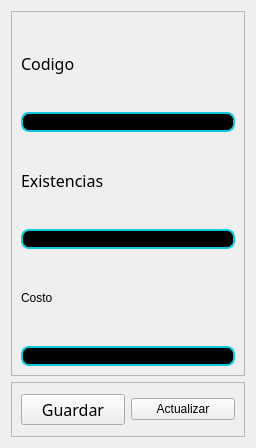
                      <widget class="QWidget" name="page_2">
                       <property name="geometry">
                        <rect>
                         <x>0</x>
                         <y>0</y>
                         <width>256</width>
                         <height>448</height>
                        </rect>
                       </property>
                       <attribute name="icon">
                        <iconset>
                         <normaloff>../../../../Downloads/align-justify.svg</normaloff>../../../../Downloads/align-justify.svg</iconset>
                       </attribute>
                       <attribute name="label">
                        <string>Reabastecimiento</string>
                       </attribute>
                       <layout class="QVBoxLayout" name="verticalLayout_24">
                        <item>
                         <widget class="QFrame" name="frame_16">
                          <property name="minimumSize">
                           <size>
                            <width>0</width>
                            <height>365</height>
                           </size>
                          </property>
                          <property name="styleSheet">
                           <string notr="true">QLineEdit{
border: 2px solid #14c8dc;
border-radius: 8px;
color: rgb(255, 255, 255);
background-color:rgb(0,0,0);
font: 75 12pt&quot;Times New Roman&quot;;
}</string>
                          </property>
                          <property name="frameShape">
                           <enum>QFrame::StyledPanel</enum>
                          </property>
                          <property name="frameShadow">
                           <enum>QFrame::Raised</enum>
                          </property>
                          <layout class="QVBoxLayout" name="verticalLayout_26">
                           <item>
                            <widget class="QLabel" name="label_12">
                             <property name="font">
                              <font>
                               <family>Arial Black</family>
                               <pointsize>12</pointsize>
                               <weight>3</weight>
                               <italic>false</italic>
                               <bold>false</bold>
                              </font>
                             </property>
                             <property name="text">
                              <string>Codigo</string>
                             </property>
                            </widget>
                           </item>
                           <item>
                            <widget class="QLineEdit" name="text_codigo_compra"/>
                           </item>
                           <item>
                            <widget class="QLabel" name="label_35">
                             <property name="font">
                              <font>
                               <family>Arial Black</family>
                               <pointsize>12</pointsize>
                               <weight>3</weight>
                               <italic>false</italic>
                               <bold>false</bold>
                              </font>
                             </property>
                             <property name="text">
                              <string>Existencias</string>
                             </property>
                            </widget>
                           </item>
                           <item>
                            <widget class="QLineEdit" name="text_existencias_nuevas"/>
                           </item>
                           <item>
                            <widget class="QLabel" name="label_13">
                             <property name="text">
                              <string>Costo</string>
                             </property>
                            </widget>
                           </item>
                           <item>
                            <widget class="QLineEdit" name="lnx_costo_producto"/>
                           </item>
                          </layout>
                         </widget>
                        </item>
                        <item>
                         <widget class="QFrame" name="frame_26">
                          <property name="minimumSize">
                           <size>
                            <width>0</width>
                            <height>0</height>
                           </size>
                          </property>
                          <property name="frameShape">
                           <enum>QFrame::StyledPanel</enum>
                          </property>
                          <property name="frameShadow">
                           <enum>QFrame::Raised</enum>
                          </property>
                          <layout class="QHBoxLayout" name="horizontalLayout_11">
                           <item>
                            <widget class="QPushButton" name="btn_guardar_compra">
                             <property name="font">
                              <font>
                               <family>Arial Black</family>
                               <pointsize>12</pointsize>
                               <weight>10</weight>
                               <italic>false</italic>
                               <bold>false</bold>
                              </font>
                             </property>
                             <property name="cursor">
                              <cursorShape>PointingHandCursor</cursorShape>
                             </property>
                             <property name="text">
                              <string>Guardar</string>
                             </property>
                            </widget>
                           </item>
                           <item>
                            <widget class="QPushButton" name="btn_actualizar_compras">
                             <property name="text">
                              <string>Actualizar</string>
                             </property>
                            </widget>
                           </item>
                          </layout>
                         </widget>
                        </item>
                       </layout>
                      </widget>
